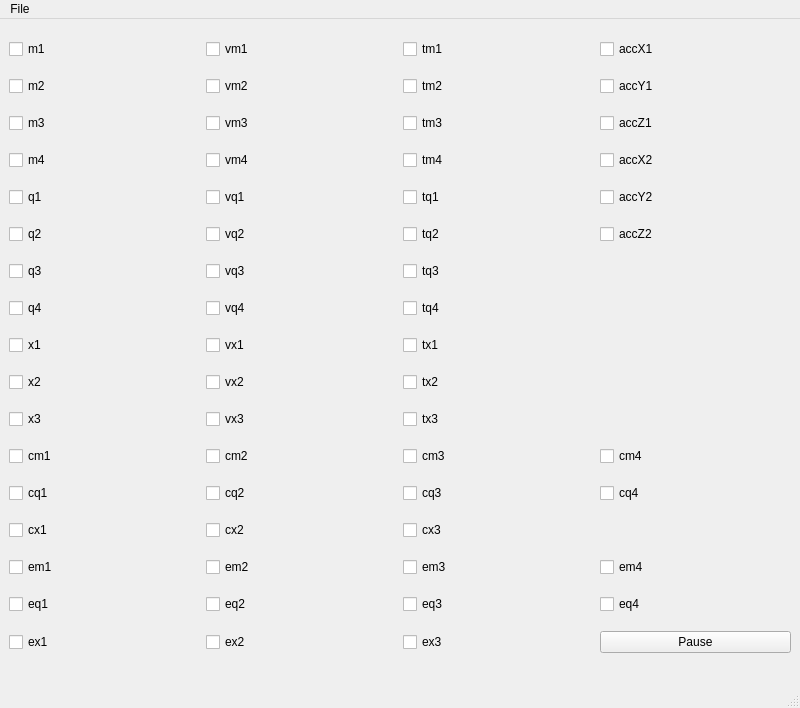
<?xml version="1.0" encoding="UTF-8"?>
<ui version="4.0">
 <class>MainWindow</class>
 <widget class="QMainWindow" name="MainWindow">
  <property name="geometry">
   <rect>
    <x>0</x>
    <y>0</y>
    <width>800</width>
    <height>708</height>
   </rect>
  </property>
  <property name="sizePolicy">
   <sizepolicy hsizetype="Expanding" vsizetype="Preferred">
    <horstretch>0</horstretch>
    <verstretch>0</verstretch>
   </sizepolicy>
  </property>
  <property name="windowTitle">
   <string>MainWindow</string>
  </property>
  <widget class="QWidget" name="centralwidget">
   <layout class="QGridLayout" name="gridLayout_2">
    <item row="1" column="3" rowspan="2">
     <layout class="QGridLayout" name="gridLayout"/>
    </item>
    <item row="1" column="2" rowspan="2">
     <layout class="QGridLayout" name="gridLayout2">
      <item row="0" column="0">
       <widget class="QCheckBox" name="m1">
        <property name="text">
         <string>m1</string>
        </property>
       </widget>
      </item>
      <item row="0" column="2">
       <widget class="QCheckBox" name="tm1">
        <property name="text">
         <string>tm1</string>
        </property>
       </widget>
      </item>
      <item row="1" column="0">
       <widget class="QCheckBox" name="m2">
        <property name="text">
         <string>m2</string>
        </property>
       </widget>
      </item>
      <item row="2" column="0">
       <widget class="QCheckBox" name="m3">
        <property name="text">
         <string>m3</string>
        </property>
       </widget>
      </item>
      <item row="3" column="0">
       <widget class="QCheckBox" name="m4">
        <property name="text">
         <string>m4</string>
        </property>
       </widget>
      </item>
      <item row="1" column="2">
       <widget class="QCheckBox" name="tm2">
        <property name="text">
         <string>tm2</string>
        </property>
       </widget>
      </item>
      <item row="2" column="2">
       <widget class="QCheckBox" name="tm3">
        <property name="text">
         <string>tm3</string>
        </property>
       </widget>
      </item>
      <item row="3" column="2">
       <widget class="QCheckBox" name="tm4">
        <property name="text">
         <string>tm4</string>
        </property>
       </widget>
      </item>
      <item row="4" column="0">
       <widget class="QCheckBox" name="q1">
        <property name="text">
         <string>q1</string>
        </property>
       </widget>
      </item>
      <item row="5" column="0">
       <widget class="QCheckBox" name="q2">
        <property name="text">
         <string>q2</string>
        </property>
       </widget>
      </item>
      <item row="6" column="0">
       <widget class="QCheckBox" name="q3">
        <property name="text">
         <string>q3</string>
        </property>
       </widget>
      </item>
      <item row="7" column="0">
       <widget class="QCheckBox" name="q4">
        <property name="text">
         <string>q4</string>
        </property>
       </widget>
      </item>
      <item row="4" column="2">
       <widget class="QCheckBox" name="tq1">
        <property name="text">
         <string>tq1</string>
        </property>
       </widget>
      </item>
      <item row="5" column="2">
       <widget class="QCheckBox" name="tq2">
        <property name="text">
         <string>tq2</string>
        </property>
       </widget>
      </item>
      <item row="6" column="2">
       <widget class="QCheckBox" name="tq3">
        <property name="text">
         <string>tq3</string>
        </property>
       </widget>
      </item>
      <item row="7" column="2">
       <widget class="QCheckBox" name="tq4">
        <property name="text">
         <string>tq4</string>
        </property>
       </widget>
      </item>
      <item row="8" column="0">
       <widget class="QCheckBox" name="x1">
        <property name="text">
         <string>x1</string>
        </property>
       </widget>
      </item>
      <item row="9" column="0">
       <widget class="QCheckBox" name="x2">
        <property name="text">
         <string>x2</string>
        </property>
       </widget>
      </item>
      <item row="10" column="0">
       <widget class="QCheckBox" name="x3">
        <property name="text">
         <string>x3</string>
        </property>
       </widget>
      </item>
      <item row="8" column="2">
       <widget class="QCheckBox" name="tx1">
        <property name="text">
         <string>tx1</string>
        </property>
       </widget>
      </item>
      <item row="9" column="2">
       <widget class="QCheckBox" name="tx2">
        <property name="text">
         <string>tx2</string>
        </property>
       </widget>
      </item>
      <item row="10" column="2">
       <widget class="QCheckBox" name="tx3">
        <property name="text">
         <string>tx3</string>
        </property>
       </widget>
      </item>
      <item row="0" column="3">
       <widget class="QCheckBox" name="accX1">
        <property name="text">
         <string>accX1</string>
        </property>
       </widget>
      </item>
      <item row="1" column="3">
       <widget class="QCheckBox" name="accY1">
        <property name="text">
         <string>accY1</string>
        </property>
       </widget>
      </item>
      <item row="2" column="3">
       <widget class="QCheckBox" name="accZ1">
        <property name="text">
         <string>accZ1</string>
        </property>
       </widget>
      </item>
      <item row="3" column="3">
       <widget class="QCheckBox" name="accX2">
        <property name="text">
         <string>accX2</string>
        </property>
       </widget>
      </item>
      <item row="4" column="3">
       <widget class="QCheckBox" name="accY2">
        <property name="text">
         <string>accY2</string>
        </property>
       </widget>
      </item>
      <item row="5" column="3">
       <widget class="QCheckBox" name="accZ2">
        <property name="text">
         <string>accZ2</string>
        </property>
       </widget>
      </item>
      <item row="0" column="1">
       <widget class="QCheckBox" name="vm1">
        <property name="text">
         <string>vm1</string>
        </property>
       </widget>
      </item>
      <item row="1" column="1">
       <widget class="QCheckBox" name="vm2">
        <property name="text">
         <string>vm2</string>
        </property>
       </widget>
      </item>
      <item row="2" column="1">
       <widget class="QCheckBox" name="vm3">
        <property name="text">
         <string>vm3</string>
        </property>
       </widget>
      </item>
      <item row="3" column="1">
       <widget class="QCheckBox" name="vm4">
        <property name="text">
         <string>vm4</string>
        </property>
       </widget>
      </item>
      <item row="4" column="1">
       <widget class="QCheckBox" name="vq1">
        <property name="text">
         <string>vq1</string>
        </property>
       </widget>
      </item>
      <item row="5" column="1">
       <widget class="QCheckBox" name="vq2">
        <property name="text">
         <string>vq2</string>
        </property>
       </widget>
      </item>
      <item row="6" column="1">
       <widget class="QCheckBox" name="vq3">
        <property name="text">
         <string>vq3</string>
        </property>
       </widget>
      </item>
      <item row="7" column="1">
       <widget class="QCheckBox" name="vq4">
        <property name="text">
         <string>vq4</string>
        </property>
       </widget>
      </item>
      <item row="8" column="1">
       <widget class="QCheckBox" name="vx1">
        <property name="text">
         <string>vx1</string>
        </property>
       </widget>
      </item>
      <item row="9" column="1">
       <widget class="QCheckBox" name="vx2">
        <property name="text">
         <string>vx2</string>
        </property>
       </widget>
      </item>
      <item row="10" column="1">
       <widget class="QCheckBox" name="vx3">
        <property name="text">
         <string>vx3</string>
        </property>
       </widget>
      </item>
      <item row="14" column="0">
       <widget class="QCheckBox" name="em1">
        <property name="text">
         <string>em1</string>
        </property>
       </widget>
      </item>
      <item row="14" column="1">
       <widget class="QCheckBox" name="em2">
        <property name="text">
         <string>em2</string>
        </property>
       </widget>
      </item>
      <item row="14" column="2">
       <widget class="QCheckBox" name="em3">
        <property name="text">
         <string>em3</string>
        </property>
       </widget>
      </item>
      <item row="14" column="3">
       <widget class="QCheckBox" name="em4">
        <property name="text">
         <string>em4</string>
        </property>
       </widget>
      </item>
      <item row="15" column="0">
       <widget class="QCheckBox" name="eq1">
        <property name="text">
         <string>eq1</string>
        </property>
       </widget>
      </item>
      <item row="15" column="1">
       <widget class="QCheckBox" name="eq2">
        <property name="text">
         <string>eq2</string>
        </property>
       </widget>
      </item>
      <item row="15" column="2">
       <widget class="QCheckBox" name="eq3">
        <property name="text">
         <string>eq3</string>
        </property>
       </widget>
      </item>
      <item row="15" column="3">
       <widget class="QCheckBox" name="eq4">
        <property name="text">
         <string>eq4</string>
        </property>
       </widget>
      </item>
      <item row="16" column="0">
       <widget class="QCheckBox" name="ex1">
        <property name="text">
         <string>ex1</string>
        </property>
       </widget>
      </item>
      <item row="16" column="1">
       <widget class="QCheckBox" name="ex2">
        <property name="text">
         <string>ex2</string>
        </property>
       </widget>
      </item>
      <item row="16" column="2">
       <widget class="QCheckBox" name="ex3">
        <property name="text">
         <string>ex3</string>
        </property>
       </widget>
      </item>
      <item row="16" column="3">
       <widget class="QPushButton" name="start_pause">
        <property name="text">
         <string>Pause</string>
        </property>
       </widget>
      </item>
      <item row="11" column="0">
       <widget class="QCheckBox" name="cm1">
        <property name="text">
         <string>cm1</string>
        </property>
       </widget>
      </item>
      <item row="11" column="1">
       <widget class="QCheckBox" name="cm2">
        <property name="text">
         <string>cm2</string>
        </property>
       </widget>
      </item>
      <item row="11" column="2">
       <widget class="QCheckBox" name="cm3">
        <property name="text">
         <string>cm3</string>
        </property>
       </widget>
      </item>
      <item row="11" column="3">
       <widget class="QCheckBox" name="cm4">
        <property name="text">
         <string>cm4</string>
        </property>
       </widget>
      </item>
      <item row="12" column="0">
       <widget class="QCheckBox" name="cq1">
        <property name="text">
         <string>cq1</string>
        </property>
       </widget>
      </item>
      <item row="12" column="1">
       <widget class="QCheckBox" name="cq2">
        <property name="text">
         <string>cq2</string>
        </property>
       </widget>
      </item>
      <item row="12" column="2">
       <widget class="QCheckBox" name="cq3">
        <property name="text">
         <string>cq3</string>
        </property>
       </widget>
      </item>
      <item row="12" column="3">
       <widget class="QCheckBox" name="cq4">
        <property name="text">
         <string>cq4</string>
        </property>
       </widget>
      </item>
      <item row="13" column="0">
       <widget class="QCheckBox" name="cx1">
        <property name="text">
         <string>cx1</string>
        </property>
       </widget>
      </item>
      <item row="13" column="1">
       <widget class="QCheckBox" name="cx2">
        <property name="text">
         <string>cx2</string>
        </property>
       </widget>
      </item>
      <item row="13" column="2">
       <widget class="QCheckBox" name="cx3">
        <property name="text">
         <string>cx3</string>
        </property>
       </widget>
      </item>
     </layout>
    </item>
   </layout>
  </widget>
  <widget class="QMenuBar" name="menubar">
   <property name="geometry">
    <rect>
     <x>0</x>
     <y>0</y>
     <width>800</width>
     <height>23</height>
    </rect>
   </property>
   <widget class="QMenu" name="menuFile">
    <property name="title">
     <string>File</string>
    </property>
    <addaction name="actionOpen_force_profile"/>
   </widget>
   <addaction name="menuFile"/>
  </widget>
  <widget class="QStatusBar" name="statusbar"/>
  <action name="actionOpen_force_profile">
   <property name="text">
    <string>Open force profile</string>
   </property>
  </action>
 </widget>
 <resources/>
 <connections/>
</ui>
